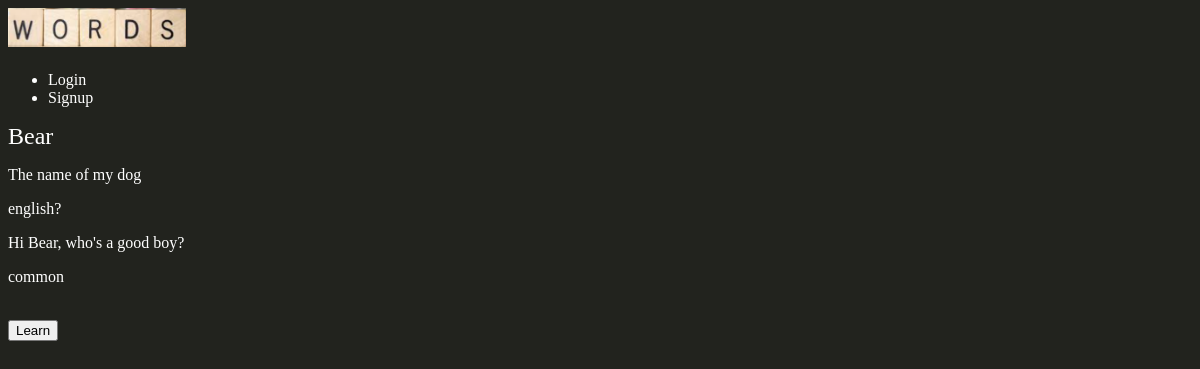
Page /words/dog/ on the committed database.
### words/models.py (models this page shows, shortened)
class Word(models.Model):
    WORD_TYPE = (
        ('academic', ('academic')),
        ('common', ('common')),
        ('slang', ('slang')),
    )
    word = models.CharField(max_length=30)
    definition = models.TextField()
    origins = models.CharField(max_length=30)
    context = models.TextField()
    word_type = models.CharField(max_length=10, choices=WORD_TYPE, default='common')
    slug = models.SlugField()
    thumb = models.ImageField(default='default.png', blank=True)

### words/views.py (the view)
# urls.py: url(r'^(?P<slug>[\w-]+)/$', views.word_detail, name="detail"),
def word_detail(request, slug):
    word = Word.objects.get(slug=slug)
    return render(request, "words/word_detail.html", {'word' : word})

### words/templates/words/word_detail.html (shortened to what this page needs)
{% extends 'base_layout.html' %}
{% block content %}
    <div class="word_detail">
        <div class="word">
            <h2>{{ word.word }}</h2>
            <p>{{ word.definition }}</p>
            <p>{{ word.origins }}</p>
            <p>{{ word.context }}</p>
            <p>{{ word.word_type }}</p>
        </div>
    </div>
    <form class="site-form" action="{% url 'words:learn' %}" method="post">
        <input type="submit" value="Learn">
    </form>
{% endblock %}

### assets/styling.css (style rules this page uses)
body { background-color: #22231e; background-image: url(stayPositive.png); background-position:right bottom; background-repeat: no-repeat; background-attachment: fixed; color: #fff; }
h1, h2, h3, h4, h5 { font-weight: normal; margin: 0; }

### rows in the picture
Word: word "Bear", definition "The name of my dog", origins "english?", context "Hi Bear, who's a good boy?", word_type "common"
